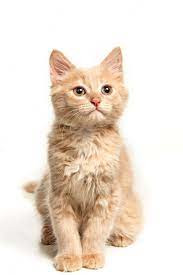
#> input picture Imagens/gato.jpg, 183 x 275 px, found by its file name
$ python 'Rotação da Imagem - opencv  - Versão 1.0.0.py'
#> lines starting #> are read from the running program, lines starting #| are printed output that depends on the picture
#
########################################################################
# Importação das Bibliotecas Necessárias
########################################################################
#
import cv2 as cv

#
########################################################################
# Definições Gerais
########################################################################
#
NomeJanela = "Imagem Base"
NomeImagem  = "gato.jpg"
CaminhoBase = "/home/asoares/OpenCV/"
CaminhoImagem = CaminhoBase + "Imagens/"

#
########################################################################
# Lendo a Imagem
########################################################################
#
Imagem = cv.imread ( CaminhoImagem + NomeImagem, cv.IMREAD_COLOR)
#> Imagem is the input picture: shape (275, 183, 3); mean B, G, R 213.5, 225.3, 237.4
nLinhas, nColunas, nCanais = Imagem.shape
#> nLinhas = 275; nColunas = 183; nCanais = 3

#
########################################################################
# Rotacionando a Imagem
########################################################################
#
Matriz = cv.getRotationMatrix2D(((nColunas-1)/2.0,(nLinhas-1)/2.0),45,1)
ImagemRotacionada = cv.warpAffine(Imagem,Matriz,(nColunas,nLinhas))
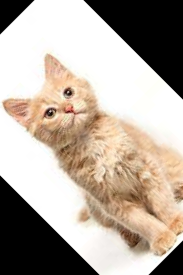
#> ImagemRotacionada: shape (275, 183, 3); mean B, G, R 158.1, 169.5, 181.3

#
########################################################################
# Apresentando a Imagem
########################################################################
#
cv.imshow ( "JanelaBase", Imagem )
cv.setWindowTitle("JanelaBase", "Imagem Original" )

cv.imshow ( "JanelaRotacionada", ImagemRotacionada )
cv.setWindowTitle("JanelaRotacionada", "Rotação de Imagem" )
cv.waitKey(0)
cv.destroyAllWindows()

########################################################################
# FIM DO PROGRAMA
########################################################################
